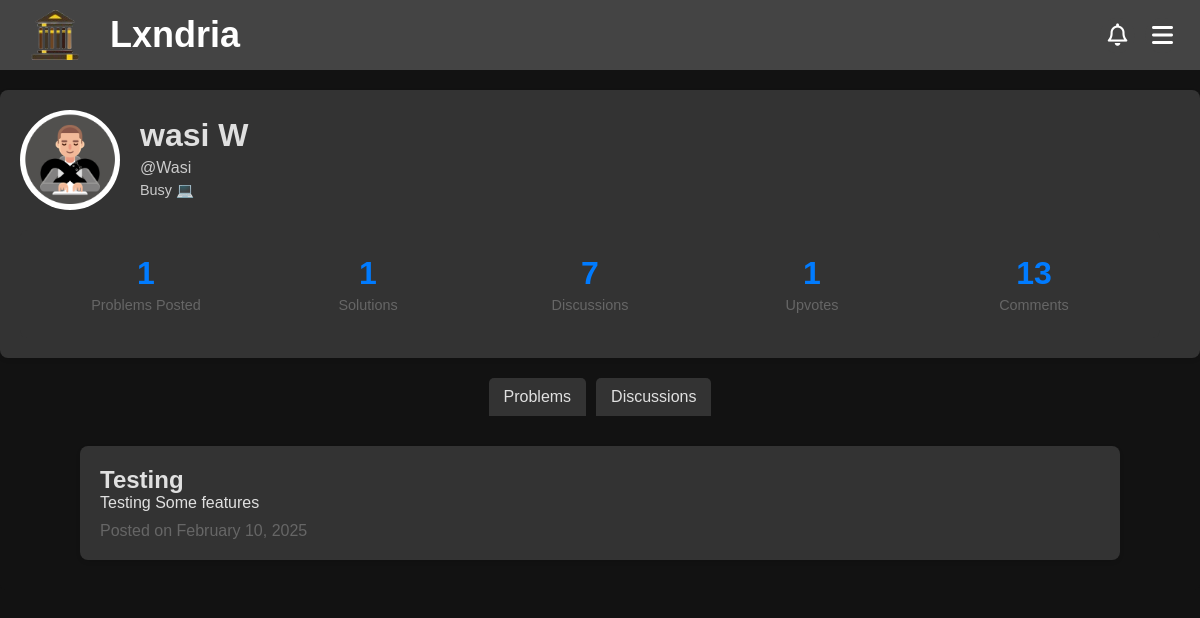
Page /account/Wasi (signed in) on the earlier database version.
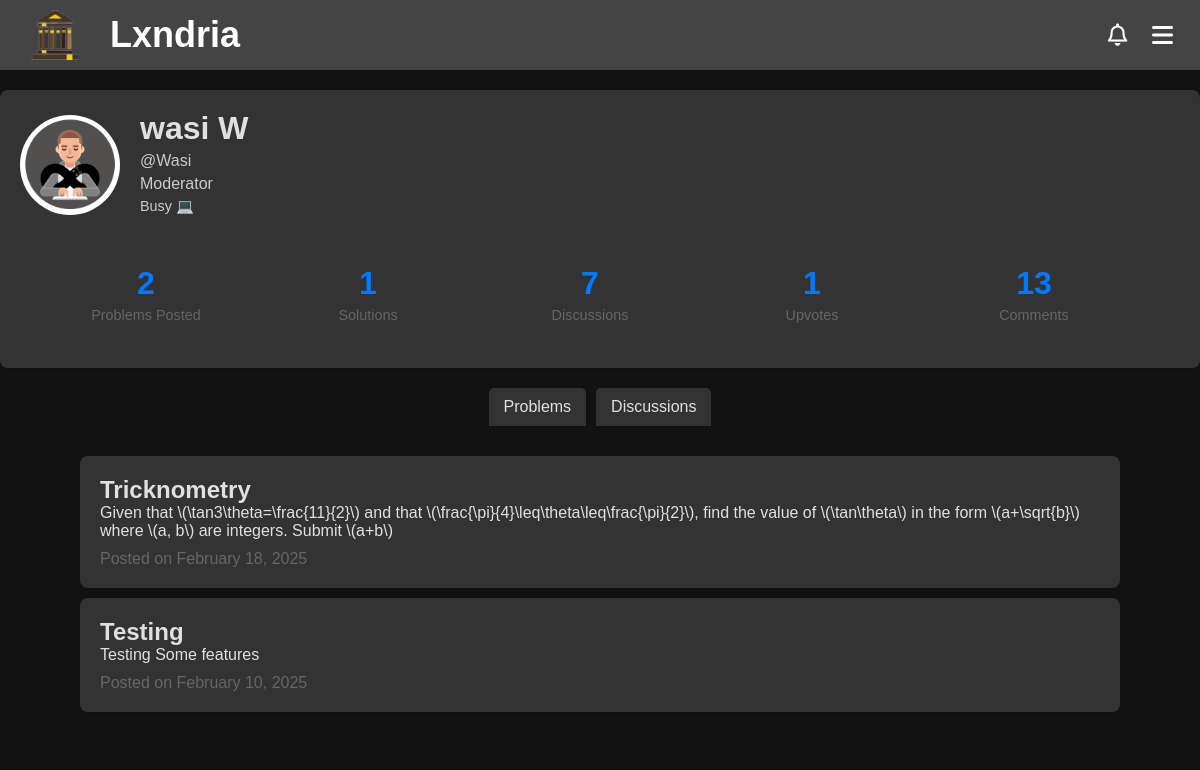
Same page on the later database version.
### app/models.py (models this page shows, shortened)
class Profile(db.Model):
    __tablename__ = "profile"
    __table_args__ = {"extend_existing": True}
    username = db.Column(db.String(80), db.ForeignKey('user.username'), primary_key=True)  # Primary + Foreign Key
    user = db.relationship('User', backref=db.backref('profile', uselist=False, cascade="all, delete-orphan"))
    profile_pic = db.Column(db.String(255), default="/images/default-profile.jpg")
    bio = db.Column(db.Text, default="This user has not set a bio yet.")
    upvotes = db.Column(db.Integer, default=0)
    created_at = db.Column(db.DateTime, default=datetime.utcnow)
    updated_at = db.Column(db.DateTime, onupdate=datetime.utcnow)
    @property
    def problems_posted(self):
        return Problem.query.filter_by(author=self.username).count()
    @property
    def solutions(self):
        return Solutions.query.filter_by(username=self.username).count()
    @property
    def comments(self):
        return Comments.query.filter_by(username=self.username).count()
    @property
    def discussions(self):
        return Discussion.query.filter_by(author=self.username).count()
    @property
    def name(self):
        return self.user.name if self.user else None
    @property
    def is_moderator(self):
        return Moderators.query.filter_by(username=self.username).count() != 0

class User(db.Model, UserMixin): # create a User class to store user information
    __tablename__ = "user"
    __table_args__ = {"extend_existing": True}  # Allow modifications to the table
    id = db.Column(db.Integer, primary_key=True)
    username = db.Column(db.String(80), unique=True, nullable=False)
    name = db.Column(db.String(80), nullable=False)
    password_hash = db.Column(db.String(120), nullable=False)
    email = db.Column(db.String(120), unique=True, nullable=False)
    created_at = db.Column(db.DateTime, default=datetime.utcnow)
    updated_at = db.Column(db.DateTime, onupdate=datetime.utcnow)

class Problem(db.Model):
    __tablename__ = "problem"
    __table_args__ = {"extend_existing": True}
    id = db.Column(db.Integer, primary_key=True, autoincrement=True)
    title = db.Column(db.String(100), nullable=False)
    topic = db.Column(db.String(30), nullable=False)
    attempts = db.Column(db.Integer, default=0)
    solved = db.Column(db.Integer, default=0)
    created_at = db.Column(db.DateTime, default=datetime.utcnow)
    updated_at = db.Column(db.DateTime, onupdate=datetime.utcnow)
    views = db.Column(db.Integer, default=0)
    author = db.Column(db.String(80), db.ForeignKey('user.username'))
    user = db.relationship('User', backref=db.backref('problems', cascade="all, delete-orphan"))
    content = db.Column(db.Text, nullable=False)
    encrypted_answer = db.Column(db.Text, nullable=False)
    __table_args__ = (
        CheckConstraint("topic IN ('Algebra', 'Geometry', 'Number Theory', 'Calculus', 'Logic', 'Classical Mechanics', 'Electricity and Magnetism', 'Computer Science', 'Quantitative Finance', 'Chemistry', 'Probability')", name="valid_topic_check"),
    )
    @hybrid_property
    def flagged(self):
        return Flagged_Content.query.filter_by(parent_id='P' + str(self.id)).count() != 0
    @flagged.expression
    def flagged(cls):
        return db.session.query(Flagged_Content.id).filter(Flagged_Content.parent_id == db.func.concat('P', cls.id)).exists()
    @property
    def reducedContent(self):
        FullContent = self.content
        if len(FullContent) > 500:
            return FullContent[:500] + "..."
        return FullContent
    @hybrid_property
    def needs_solution(self):
        solutions = Solutions.query.filter_by(problem_id=self.id).count()
        if solutions == 0:
            return True
        return False

### app/routes/account.py (the view)
@account_bp.route('/account/<string:username>')
def view_account(username):
    if not current_user.is_authenticated:
        return redirect(url_for('routes.auth.login'))
    if not Profile.query.filter_by(username=username).first():
        return redirect(url_for('routes.account.account'))
    if username == current_user.username:
        return redirect(url_for('routes.account.account'))
    profile = Profile.query.filter_by(username=username).first()
    problems = Problem.query.filter_by(author=username, flagged=False).order_by(Problem.created_at.desc()).all()
    discussions = Discussion.query.filter_by(author=username, flagged=False).order_by(Discussion.created_at.desc()).all()
    return render_template('account.html', user=profile, problems=problems, stats=profile, discussions=discussions)

### app/models.py (called while the page is built)
    @hybrid_property
    def flagged(self):
        return Flagged_Content.query.filter_by(parent_id='D' + str(self.id)).count() != 0

    @flagged.expression
    def flagged(cls):
        return db.session.query(Flagged_Content.id).filter(Flagged_Content.parent_id == db.func.concat('D', cls.id)).exists()

    @property
    def reducedContent(self):
        FullContent = self.content
        if len(FullContent) > 500:
            return FullContent[:500] + "..."
        return FullContent

### app/routes/auth.py (called while the page is built)
@login_manager.user_loader
def load_user(user_id):
    return User.query.get(int(user_id))

### app/templates/account.html (shortened to what this page needs)
<!DOCTYPE html>
<html>
<head>
  {%include 'banner.html'%}
  <link rel="stylesheet" href="{{url_for('static', filename='css/profile.css')}}">
</head>
<body>
    <div class="profile-container">
        <div class="profile-main">
          <div class="profile-header">
            <img src="{{url_for('static', filename=user.profile_pic)}}" alt="Profile Picture" class="profile-pic">
            <div class="profile-info">
              <h1>{{user.name}}</h1>
              <p>@{{user.username}}</p>
              {% if user.is_moderator %}
              <p>Moderator</p>
              {% endif %}
              <p class="profile-bio">{{user.bio}}</p>
            </div>
          </div>
          <div class="profile-stats">
            <div class="stat-item">
                <div class="stat-number">{{stats.problems_posted}}</div>
                <div class="stat-text">Problems Posted</div>
            </div>
            <div class="stat-item">
                <div class="stat-number">{{stats.solutions}}</div>
                <div class="stat-text">Solutions</div>
              </div>
              <div class="stat-item">
                <div class="stat-number">{{stats.discussions}}</div>
                <div class="stat-text">Discussions</div>
              </div>
              <div class="stat-item">
                <div class="stat-number">{{stats.upvotes}}</div>
                <div class="stat-text">Upvotes</div>
              </div>
              <div class="stat-item">
                <div class="stat-number">{{stats.comments}}</div>
                <div class="stat-text">Comments</div>
              </div>
            </div>
        </div>
      </div>
      <div class="Tabs">
        <button class="tab" onclick="openTab(event, 'Problems')">Problems</button>
        <button class="tab" onclick="openTab(event, 'Discussions')">Discussions</button>
      </div>
      <div class="TabContent" display="block" id = "Problems" style="display: block;">
      {% for problem in problems %}
      {%if problem.flagged%}
      // Show the problem with a warning
      {% else %}
      <a href="/problem/{{problem.id}}">
        <div class="problem-post">
              <h2>{{problem.title}}</h2>
              <p>{{problem.reducedContent}}</p>
              <div class="date">Posted on {{problem.created_at.strftime('%B %d, %Y')}}</div>
        </div>
      </a>
      {% endif %}
      {% endfor %}
      </div>
</body>
</html>

### app/templates/banner.html (shortened to what this page needs)
<!DOCTYPE html>
<html>
<link rel="stylesheet" href="https://cdnjs.cloudflare.com/ajax/libs/font-awesome/6.4.2/css/all.min.css">
<link rel="stylesheet" href="{{url_for('static', filename='css/banner.css')}}">
<header class="banner">
    <div class="logo-container">
      <img src="{{url_for('static', filename='Images/logo.png')}}" alt="Logo" class="logo">
      <span class="site-name"><a href="/">Lxndria</span></div></a>
      <div class="menu-container">
        <button class="notif-button" onclick="toggleNotif()"><i class="far fa-bell"></i></button>
        <button class="menu-button" onclick="toggleMenu()"><i class="fas fa-bars"></i>
        </button>
    </div>
  </header>
</html>

### app/static/css/banner.css (style rules this page uses)
body, h1, p { margin: 0; padding: 0; text-decoration: none; color: inherit; font-family: Arial, sans-serif; box-sizing: border-box; background-color: #121212; color: #f1f1f1; ; }
a { text-decoration: none; color: inherit; }
.banner { display: flex; justify-content: space-between; align-items: center; padding: 10px 10px; background-color: #444; color: white; position: sticky; top: 0; z-index: 1000; }
.logo-container { display: flex; align-items: center; }
.logo { width: 50px; height: 50px; margin-left: 20px; margin-right: 30px; }
.site-name { font-size: 2.25rem; font-family: 'Gill Sans', 'Gill Sans MT', Calibri, 'Trebuchet MS', sans-serif; font-weight: bold; }
.menu-container { position: relative; display: flex; }
.menu-button { padding: 15px; margin-right: 10px; background-color: #444; color: white; border: none; cursor: pointer; border-radius: 50%; width: 35px; height: 35px; text-align: center; font-size: 1.5rem; line-height: 1; display: flex; justify-content: center; align-items: center; }
.notif-button { padding: 15px; margin-right: 10px; background-color: #444; color: white; border: none; cursor: pointer; border-radius: 50%; width: 35px; height: 35px; text-align: center; font-size: 1.4rem; line-height: 1; display: flex; justify-content: center; align-items: center; }

### app/static/css/profile.css (style rules this page uses)
body, h1, p { margin: 0; padding: 0; text-decoration: none; color: inherit; font-family: Arial, sans-serif; box-sizing: border-box; background-color: #121212; color: #f1f1f1; ; }
a { text-decoration: none; color: inherit; }
.profile-info h1, .profile-info p { font-family: 'Poppins', sans-serif; margin: 0; padding: 0; background-color: #333; color: #e0e0e0; }
.profile-container { display: flex; max-width: 1200px; margin: 20px auto; padding: 20px; background-color: #333; box-shadow: 0 2px 4px rgba(0, 0, 0, 0.1); border-radius: 8px; color: #e0e0e0; }
.profile-main { flex: 3; padding-right: 20px; }
.profile-header { display: flex; align-items: center; margin-bottom: 20px; }
.profile-pic { width: 100px; height: 100px; border-radius: 50%; object-fit: cover; margin-right: 20px; }
.profile-info h1 { font-size: 2rem; margin: 0; }
.profile-info p { margin: 5px 0; color: #e0e0e0e0; }
.profile-bio { margin-top: 10px; font-size: 0.9rem; color: #444; }
.profile-stats { display: flex; justify-content: space-between; margin-top: 20px; padding: 15px; background-color: #333; border-radius: 8px; }
.stat-item { text-align: center; flex: 1; padding: 10px; }
.stat-number { font-size: 2rem; font-weight: 600; color: #007bff; margin-bottom: 5px; }
.stat-text { font-size: 0.9rem; color: #666; }
.problem-post, .discussion-post { max-width: 1000px; margin: 10px auto; padding: 20px; background-color: #333; box-shadow: 0 2px 4px rgba(0, 0, 0, 0.1); border-radius: 8px; color: #e0e0e0; }
.problem-post h2, .discussion-post h2 { margin: 0; padding: 0; background-color: #333; color: #e0e0e0; }
.problem-post p, .discussion-post p { background-color: #333; color: #e0e0e0; }
.problem-post .date { margin-top: 10px; color: #666; }
.Tabs { display: flex; justify-content: center; margin-bottom: 0px; }
.Tabs button { background-color: #333; color: #e0e0e0; border: none; padding: 10px 15px; cursor: pointer; font-size: 1rem; border-radius: 5px 5px 0 0; transition: background-color 0.3s; }
.Tabs button:not(:last-child) { margin-right: 10px; }
.TabContent { display: none; padding: 20px; background-color: #121212; border-radius: 0 0 5px 5px; }

Differences in the rows shown:
added Problem: title "Tricknometry", reducedContent "Given that \\(\\tan3\\theta=\\frac{11}{2}\\) and that \\(\\frac{\\pi}{4}\\leq\\theta\\leq\\frac{\\pi}{2}\\), find the value of \\(\\tan\\theta\\) in the form \\(a+\\sqrt{b}\\) where \\(a, b\\) are integers. Submit \\(a+b\\)", created_at "February 18, 2025"
Other differences:
{{ stats.problems_posted }}: "1" → "2"
text now shown: "Moderator"
